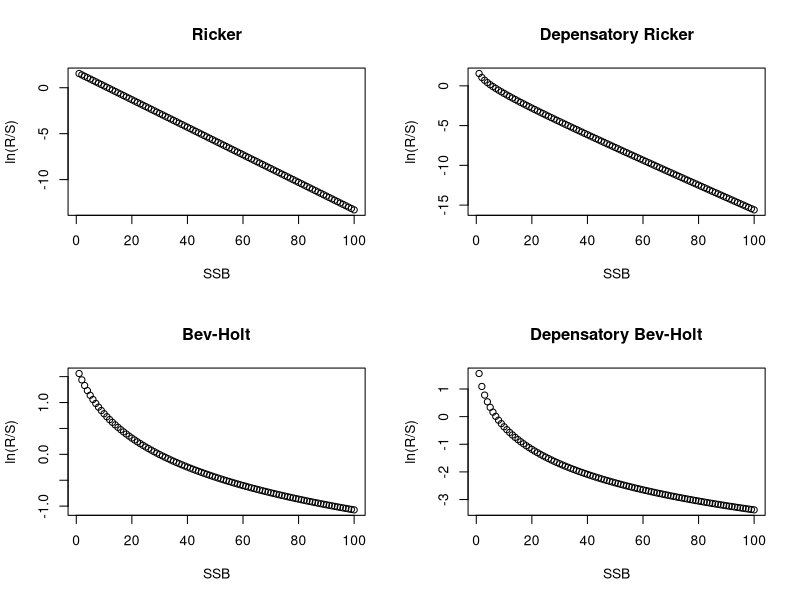
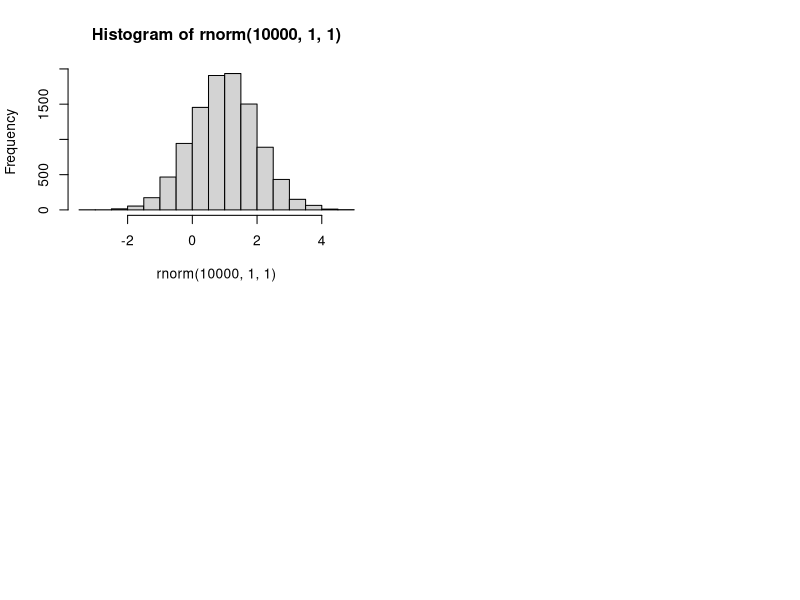

Reproduce these figures in R, in order.
SSB <- 1:100
ar = 1.7
br = 0.15
m = 0.5 #depensation parameter, ~ 2 for clear depensation
par(mfrow=c(2,2))
rec_ricker <- SSB*exp(ar-br*SSB)
ricker_dep <- (SSB^m)*exp(ar-br*SSB)

plot(log(rec_ricker/SSB) ~ SSB, main="Ricker", 
     ylab="ln(R/S)")
plot(log(ricker_dep/SSB) ~ SSB, main="Depensatory Ricker", 
     ylab="ln(R/S)")

rec_bh <- SSB*exp(ar)/(1+br*SSB)
bh_dep <- (SSB^m)*exp(ar)/(1+br*SSB)

plot(log(rec_bh/SSB) ~ SSB, main="Bev-Holt", 
     ylab="ln(R/S)")
plot(log(bh_dep/SSB) ~ SSB, main="Depensatory Bev-Holt", 
     ylab="ln(R/S)")

hist(rnorm(1e4, 1, 1))
